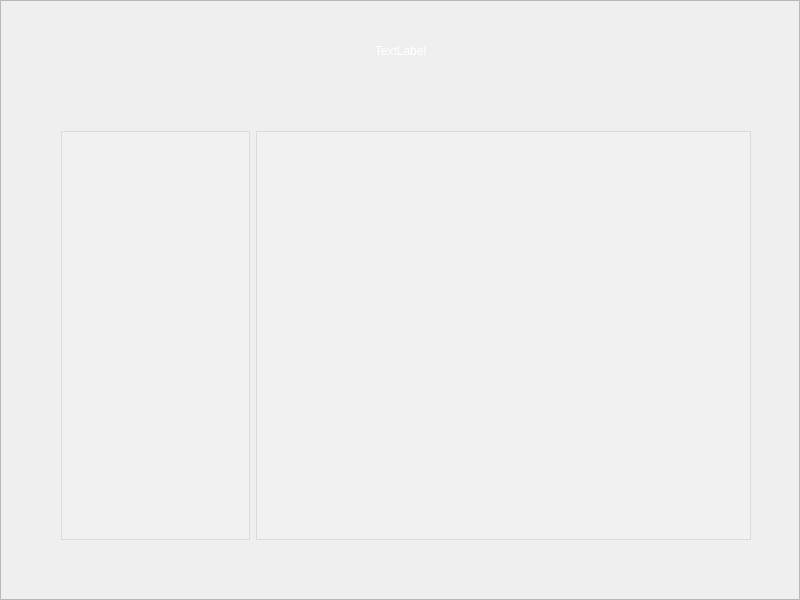
<?xml version="1.0" encoding="UTF-8"?>
<ui version="4.0">
 <class>Author_Detail_Widget</class>
 <widget class="QWidget" name="Author_Detail_Widget">
  <property name="geometry">
   <rect>
    <x>0</x>
    <y>0</y>
    <width>800</width>
    <height>600</height>
   </rect>
  </property>
  <property name="windowTitle">
   <string>F2:根据作者名查询</string>
  </property>
  <widget class="QFrame" name="frame">
   <property name="geometry">
    <rect>
     <x>0</x>
     <y>0</y>
     <width>800</width>
     <height>600</height>
    </rect>
   </property>
   <property name="styleSheet">
    <string notr="true">border-image:url(:/DS_2020_GUI/image/astronomy-clouds-dark-evening.jpg)</string>
   </property>
   <property name="frameShape">
    <enum>QFrame::StyledPanel</enum>
   </property>
   <property name="frameShadow">
    <enum>QFrame::Raised</enum>
   </property>
   <widget class="QLabel" name="name">
    <property name="geometry">
     <rect>
      <x>50</x>
      <y>20</y>
      <width>701</width>
      <height>61</height>
     </rect>
    </property>
    <property name="styleSheet">
     <string notr="true">border-image:url();
color:rgb(255, 255, 255);
font: 20pt &quot;Consolas&quot;;</string>
    </property>
    <property name="text">
     <string>TextLabel</string>
    </property>
    <property name="alignment">
     <set>Qt::AlignCenter</set>
    </property>
   </widget>
   <widget class="QWidget" name="horizontalLayoutWidget">
    <property name="geometry">
     <rect>
      <x>50</x>
      <y>120</y>
      <width>701</width>
      <height>431</height>
     </rect>
    </property>
    <layout class="QHBoxLayout" name="horizontalLayout" stretch="382,1000">
     <property name="rightMargin">
      <number>0</number>
     </property>
     <item>
      <widget class="QListView" name="lvw_collaborator">
       <property name="font">
        <font>
         <family>Consolas</family>
         <pointsize>14</pointsize>
         <weight>75</weight>
         <bold>true</bold>
        </font>
       </property>
       <property name="styleSheet">
        <string notr="true">border-image:url();
background-color:rgba(244,244,244,100)</string>
       </property>
       <property name="editTriggers">
        <set>QAbstractItemView::NoEditTriggers</set>
       </property>
      </widget>
     </item>
     <item>
      <widget class="QListView" name="lvw_info">
       <property name="cursor" stdset="0">
        <cursorShape>ArrowCursor</cursorShape>
       </property>
       <property name="mouseTracking">
        <bool>false</bool>
       </property>
       <property name="styleSheet">
        <string notr="true">border-image:url();
background-color:rgba(244,244,244,100)</string>
       </property>
       <property name="editTriggers">
        <set>QAbstractItemView::NoEditTriggers</set>
       </property>
      </widget>
     </item>
    </layout>
   </widget>
  </widget>
 </widget>
 <layoutdefault spacing="6" margin="11"/>
 <resources>
  <include location="DS_2020_GUI.qrc"/>
 </resources>
 <connections/>
</ui>
